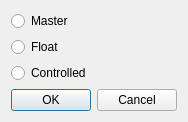
<?xml version="1.0" encoding="UTF-8"?>
<ui version="4.0">
 <class>Dialog</class>
 <widget class="QDialog" name="Dialog">
  <property name="geometry">
   <rect>
    <x>0</x>
    <y>0</y>
    <width>179</width>
    <height>107</height>
   </rect>
  </property>
  <property name="windowTitle">
   <string>USB Switch</string>
  </property>
  <layout class="QVBoxLayout" name="verticalLayout">
   <item>
    <widget class="QRadioButton" name="radioButton_master">
     <property name="text">
      <string>Master                 </string>
     </property>
    </widget>
   </item>
   <item>
    <widget class="QRadioButton" name="radioButton_float">
     <property name="text">
      <string>Float                  </string>
     </property>
    </widget>
   </item>
   <item>
    <widget class="QRadioButton" name="radioButton_controlled">
     <property name="text">
      <string>Controlled             </string>
     </property>
    </widget>
   </item>
   <item>
    <widget class="QDialogButtonBox" name="buttonBox">
     <property name="sizePolicy">
      <sizepolicy hsizetype="Expanding" vsizetype="Fixed">
       <horstretch>0</horstretch>
       <verstretch>0</verstretch>
      </sizepolicy>
     </property>
     <property name="orientation">
      <enum>Qt::Horizontal</enum>
     </property>
     <property name="standardButtons">
      <set>QDialogButtonBox::Cancel|QDialogButtonBox::Ok</set>
     </property>
    </widget>
   </item>
  </layout>
 </widget>
 <resources/>
 <connections>
  <connection>
   <sender>buttonBox</sender>
   <signal>accepted()</signal>
   <receiver>Dialog</receiver>
   <slot>accept()</slot>
   <hints>
    <hint type="sourcelabel">
     <x>248</x>
     <y>254</y>
    </hint>
    <hint type="destinationlabel">
     <x>157</x>
     <y>274</y>
    </hint>
   </hints>
  </connection>
  <connection>
   <sender>buttonBox</sender>
   <signal>rejected()</signal>
   <receiver>Dialog</receiver>
   <slot>reject()</slot>
   <hints>
    <hint type="sourcelabel">
     <x>316</x>
     <y>260</y>
    </hint>
    <hint type="destinationlabel">
     <x>286</x>
     <y>274</y>
    </hint>
   </hints>
  </connection>
 </connections>
</ui>
